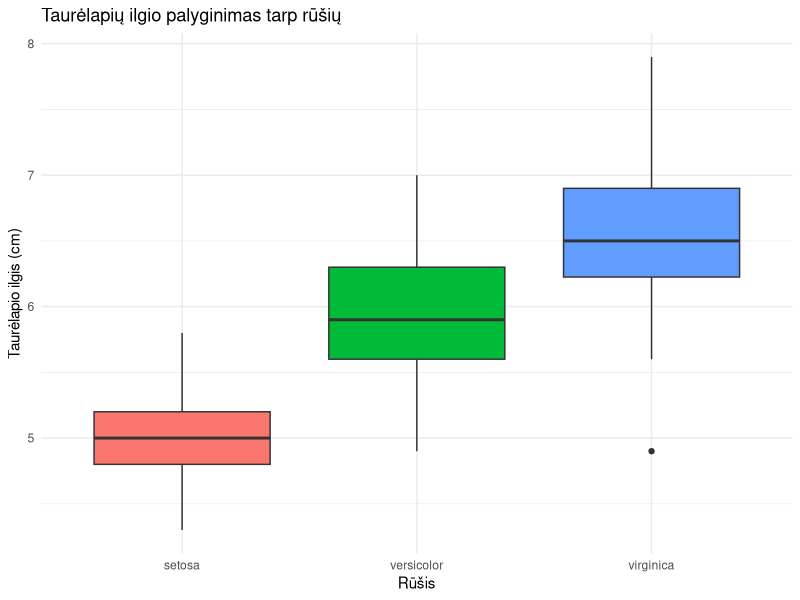

This figure's R source:
## ---- chunk 1
library(ggplot2)

# Naudojame iris duomenis
kruskal.test(Sepal.Length ~ Species, data = iris)
## ---- chunk 2
pairwise.wilcox.test(iris$Sepal.Length, iris$Species, p.adjust.method = "BH")
## ---- chunk 3
#| fig-height: 5

ggplot(iris, aes(x = Species, y = Sepal.Length, fill = Species)) +
  geom_boxplot() +
  labs(
    title = "Taurėlapių ilgio palyginimas tarp rūšių",
    x = "Rūšis",
    y = "Taurėlapio ilgis (cm)"
  ) +
  theme_minimal() +
  theme(legend.position = "none")
